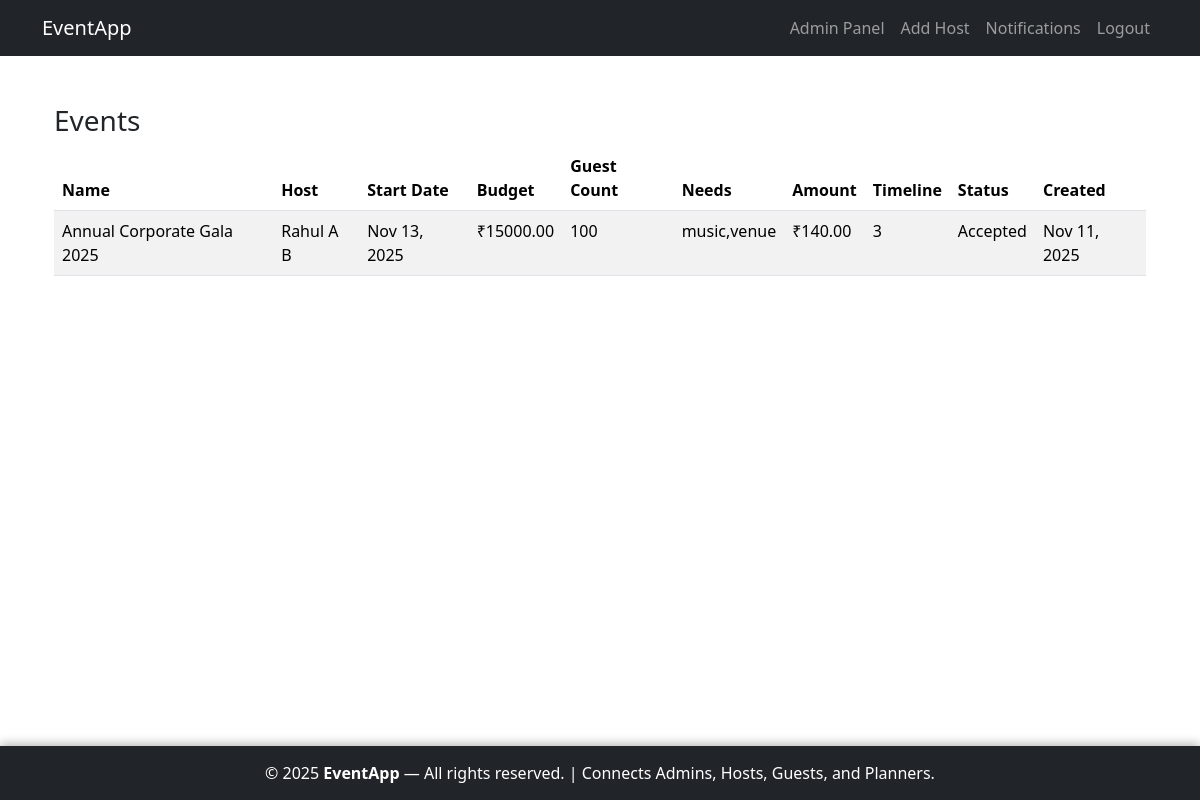
The page /adminpanel/events/ (signed in) on the database as committed earlier.
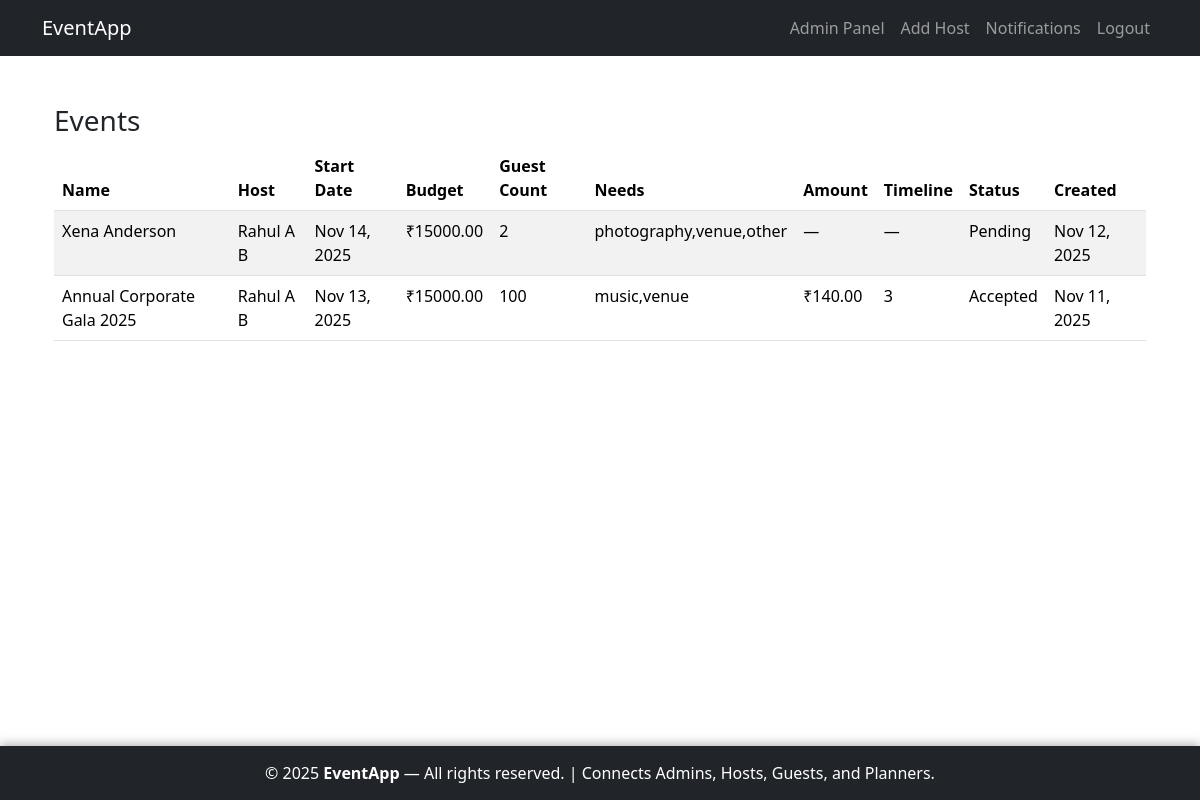
The same page on the database as committed later.
### host/models.py (models this page shows, shortened)
class Event(models.Model):
    NEEDS_CHOICES = [
        ('catering', 'Catering'),
        ('decorations', 'Decorations'),
        ('photography', 'Photography'),
        ('music', 'Music/DJ'),
        ('venue', 'Venue Setup'),
        ('other', 'Other'),
    ]
    host = models.ForeignKey(settings.AUTH_USER_MODEL, on_delete=models.CASCADE, related_name='events')
    name = models.CharField(max_length=255)
    start_date = models.DateTimeField()
    end_date = models.DateTimeField()
    budget = models.DecimalField(max_digits=10, decimal_places=2)
    guest_count = models.PositiveIntegerField()
    needs = models.CharField(max_length=255, blank=True)
    banner = models.ImageField(upload_to='events/', blank=True, null=True)
    venue_details = models.TextField(blank=True)
    created_at = models.DateTimeField(auto_now_add=True)
    updated_at = models.DateTimeField(auto_now=True)
    class Meta:
        ordering = ['-created_at']

class Proposal(models.Model):
    STATUS_CHOICES = [
        ('pending', 'Pending'),
        ('accepted', 'Accepted'),
        ('rejected', 'Rejected'),
    ]
    event = models.ForeignKey(Event, on_delete=models.CASCADE, related_name='proposals')
    planner = models.ForeignKey(settings.AUTH_USER_MODEL, on_delete=models.CASCADE, related_name='proposals')
    amount = models.DecimalField(max_digits=10, decimal_places=2)
    services = models.TextField()  # e.g., "Catering + Decorations"
    timeline = models.CharField(max_length=255, blank=True)
    status = models.CharField(max_length=10, choices=STATUS_CHOICES, default='pending')
    created_at = models.DateTimeField(auto_now_add=True)

### accounts/models.py (models this page shows, shortened)
class CustomUser(AbstractUser):
    ROLE_CHOICES = [
        ('planner', 'Planner'),
        ('guest', 'Guest'),
        ('host', 'Host'),
    ]
    role = models.CharField(
        max_length=10, choices=ROLE_CHOICES, blank=True, null=True,
        help_text="User role (None for superusers/admins)"
    )
    full_name = models.CharField(max_length=255, blank=True)
    email = models.EmailField(unique=True, blank=False)  # Enforced required in forms
    mobile_number = models.CharField(max_length=10, blank=True)
    address = models.TextField(blank=True)
    profile_picture = models.ImageField(upload_to='profiles/', blank=True, null=True)
    is_approved = models.BooleanField(default=False, help_text="For planners/guests only")

### adminpanel/views.py (the view)
# urls.py: path('events/', views.AdminEventListView.as_view(), name='event_list'),
class AdminEventListView(LoginRequiredMixin, AdminRequiredMixin, ListView):
    model = Event
    template_name = 'adminpanel/event_list.html'
    context_object_name = 'events'
    paginate_by = 10
    def get_queryset(self):
        return (
            Event.objects.all()
            .prefetch_related('proposals')
            .order_by('-created_at')
        )
    def get_context_data(self, **kwargs):
        context = super().get_context_data(**kwargs)
        for event in context['events']:
            event.accepted_proposal = event.proposals.filter(status='accepted').first()
        return context

### adminpanel/views.py (called while the page is built)
    def test_func(self):
        return self.request.user.is_superuser

### adminpanel/templates/adminpanel/event_list.html (shortened to what this page needs)
{% extends 'accounts/base.html' %}
{% block content %}
<div class="container mt-4">
    <h3>Events</h3>
    <table class="table table-striped">
        <thead>
            <tr>
                <th>Name</th>
                <th>Host</th>
                <th>Start Date</th>
                <th>Budget</th>
                <th>Guest Count</th>
                <th>Needs</th>
                <th>Amount</th>
                <th>Timeline</th>
                <th>Status</th>
                <th>Created</th>
            </tr>
        </thead>
        <tbody>
            {% for event in events %}
            <tr>
                <td>{{ event.name }}</td>
                <td>{{ event.host.full_name }}</td>
                <td>{{ event.start_date|date:"M d, Y" }}</td>
                <td>₹{{ event.budget }}</td>
                <td>{{ event.guest_count }}</td>
                <td>{{ event.needs }}</td>
                <td>
                    {% if event.accepted_proposal %}
                        ₹{{ event.accepted_proposal.amount }}
                    {% else %}
                        —
                    {% endif %}
                </td>
                <td>
                    {% if event.accepted_proposal %}
                        {{ event.accepted_proposal.timeline }}
                    {% else %}
                        —
                    {% endif %}
                </td>
                <td>
                    {% if event.accepted_proposal %}
                        {{ event.accepted_proposal.status|title }}
                    {% else %}
                        Pending
                    {% endif %}
                </td>
                <td>{{ event.created_at|date:"M d, Y" }}</td>
            </tr>
            {% empty %}
            <tr>
                <td colspan="10" class="text-center">No ongoing or accepted events found.</td>
            </tr>
            {% endfor %}
        </tbody>
    </table>
</div>
{% endblock %}

Rows that differ between the two databases and show on the page:
added Event: name "Xena Anderson", host.full_name "Rahul A B", start_date "Nov 14, 2025", budget "15000.00", guest_count "2", needs "photography,venue,other", shows "Pending", created_at "Nov 12, 2025"
